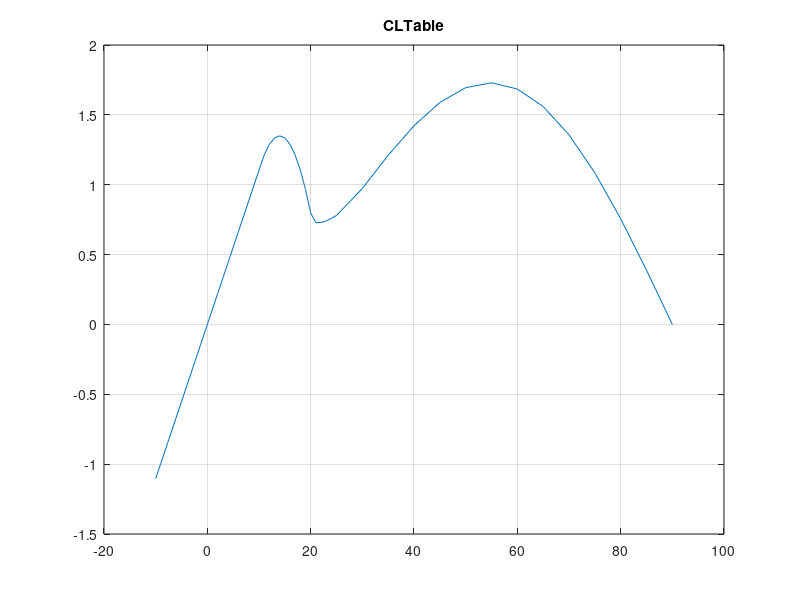
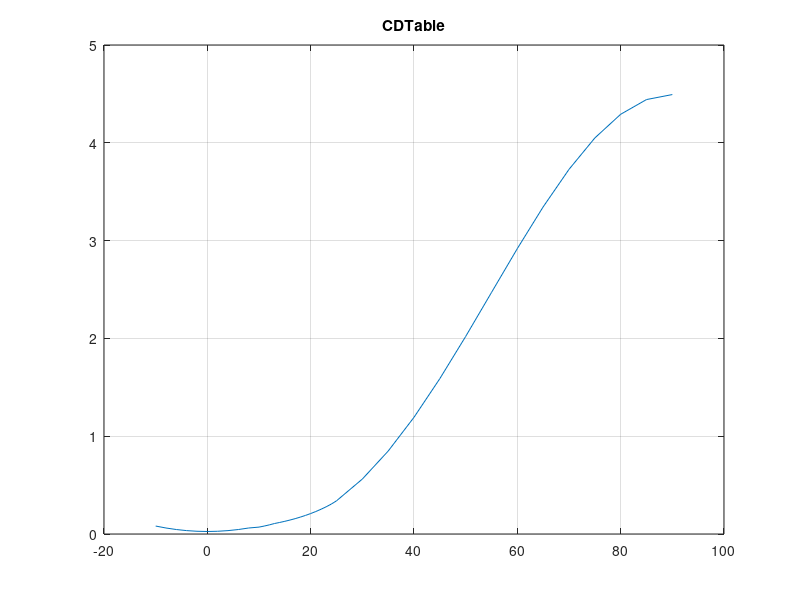
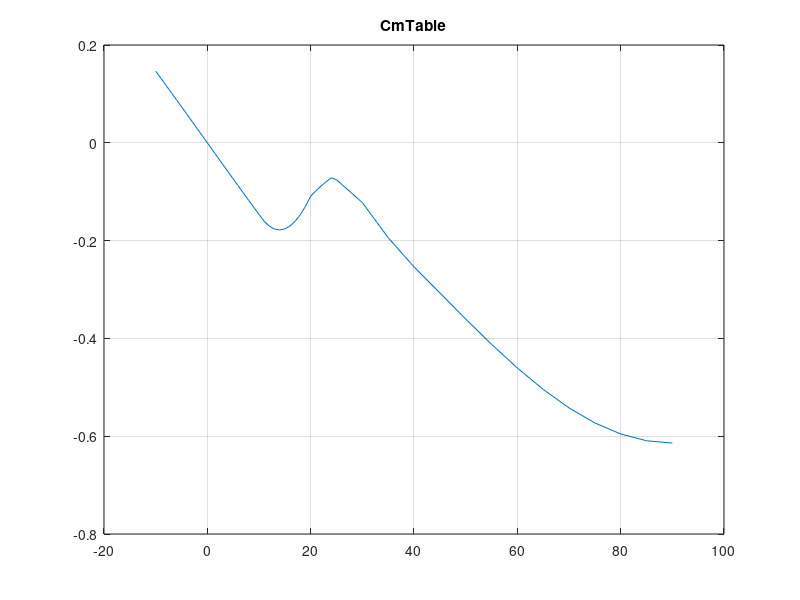
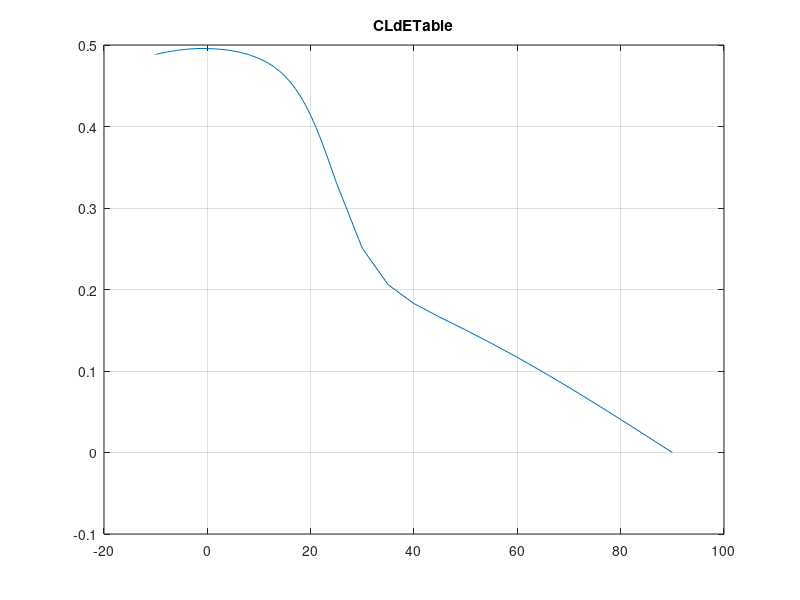

Source code (MATLAB) for these figures, in order:
%   Supporting Calculations for Geometric, Inertial, and Aerodynamic 
%   Properties of BizJet B
%   June 12, 2015
%	Copyright 2006-2015 by ROBERT F. STENGEL.  All rights reserved.

    clear
    disp('==============================================')
    disp('Geometric and Inertial Properties for BizJet B')
    disp('==============================================')
    Date    =   date
    
%   Comparable Bizjet Weight Distribution, lb, based on empty weight less engine weight. 
%   (from Stanford AA241 Notes, Ilan Kroo)   
    WingSys         =   1020;
    TailSys         =   288;
    BodySys         =   930;
    GearSys         =   425;
    NacelleSys      =   241;
    PropSys         =   340;
    ControlSys      =   196;
    InstrSys        =   76;
    HydrPneuSys     =   94;
    ElecSys         =   361;
    AvionSys        =   321;
    FurnEquipSys    =   794;
    ACSys           =   188;
    AntiIceSys      =   101;
    LoadHandSys     =   2;
    EmptyStruc      =   (WingSys+TailSys+BodySys+GearSys+PropSys ...
                        +ControlSys+InstrSys+HydrPneuSys+ElecSys+AvionSys ...
                        +FurnEquipSys+ACSys+AntiIceSys+LoadHandSys);   
                        % Less nacelles and engines
    EngWgt          =   1002;
    EmptyWgt        =   (EmptyStruc+EngWgt);    % Less nacelles
    EmptyStrucWgt   =   EmptyStruc/EmptyWgt;
    
    WingRatio       =   (WingSys+GearSys+HydrPneuSys+AntiIceSys)/EmptyStruc;
    HTRatio         =   0.75*(TailSys)/EmptyStruc;
    VTRatio         =   0.25*(TailSys)/EmptyStruc;
    FusRatio        =   (BodySys+PropSys+ControlSys+InstrSys+ElecSys ...
                        +AvionSys+FurnEquipSys+ACSys+LoadHandSys)/EmptyStruc;
    Total           =   (WingRatio+HTRatio+VTRatio+FusRatio);
    NacelleRatio    =   (NacelleSys)/EngWgt;    
                        % Related to engine weight rather than empty structure 
    
%	BizJet B Geometric Properties
%   x measurements from nose along centerline, negative aft 
%   y & z measurements from centerline, positive right and down

	S		=	19.51			% Reference Area, m^2
 	taperw	=	0.5333			% Wing Taper Ratio
	cBar	=	1.56			% Mean Aerodynamic Chord, m
    sweep   =   11*0.01745329    % Wing L.E. sweep angle, rad
    xcp     =   -5.7473         % Wing center of pressure, m
    GamWing =   3*0.01745329     % Dihedral angle of the wing, rad

%	BizJet B Mass and Inertial Properties
	m		=	3000                    % Total mass for simulation (USER-specified), kg
    mEmpty  =   2522                    % Gross empty mass, kg
    mEng    =   (1+NacelleRatio)*240    % Mass of engines + nacelles, kg
    mStruc  =   mEmpty - mEng           % Empty structural mass (less engines + nacelles), kg
    mWing   =   WingRatio*mStruc        % Wing mass, kg
    mHT     =   HTRatio*mStruc          % Horizontal tail mass, kg
    mVT     =   VTRatio*mStruc          % Vertical tail mass, kg
    mFus    =   FusRatio*mStruc         % Empty fuselage mass, kg
    mPay    =   0.5*(m - mEmpty)        % Payload mass, kg
    mFuel   =   0.5*(m - mEmpty)        % Fuel mass, kg

    xcm     =   xcp - 0.45*cBar % Center of mass from nose (USER-specified), m
    
    lWing   =   xcm - xcp   % Horizontal distance between c.m and wing c.p., m
    zWing   =   -0.557      % Vertical distance between c.m and wing c.p., m
    b		=	13.16       % Wing Span, m
    
    lenFus  =   10.72           % Fuselage length, m
    xcpFus  =   -0.25*lenFus    % Linear-regime fuselage center of pressure, m
    xcpFusN =   -0.5*lenFus     % Newtonian-regime fuselage center of pressure, m
    lFus    =   xcm - xcpFus;   % Linear fuselage lift cp offset,m
    lFusN   =   xcm - xcpFusN;  % Newtonian fuselage lift cp offset, m
    
    dFus    =   1.555              % Fuselage diameter, m
    Sfus    =   (pi/4)*lenFus*dFus % Plan or side area of fuselage, m
    Sbase   =   (pi/4)*dFus^2      % Fuselage cross-sectional area, m^2
    
    bHT     =   5.3;            % Horizontal tail span, m
    cHT     =   1.1;            % Mean horizontal tail chord, m
    swpHT   =   38*0.0174533;   % Horizontal tail sweep, rad
    SHT     =   bHT*cHT         % Horizontal tail area, m^2
    xHT     =   -11.3426;       % Linear xcp of horizontal tail 
    lHT     =   xcm - xHT;      % Horizontal tail length, m
    zHT     =   1.5;            % zcp of horizontal tail, m
    
    xVT     =   -10.044;        % Linear xcp of vertical tail, m
 	lVT		=	xcm - xVT;      % Vertical tail length, m
    bVT     =   2.409;          % Vertical tail span, m
    cVT     =   1.88;           % Mean vertical tail chord, m
    swpVT   =   50*0.0174533;   % Vertical tail sweep, rad
    SVT     =   bVT*cVT;        % Vertical tail area, m^2
    zVT     =   1.5;            % zcp of vertical tail, m
    
    xEng    =   -7.735;         % xcm of engine, m
    lEng    =   xcm - xEng;     % Engine length, m
    yEng    =   1.1325;         % ycm of engine, m
    zEng    =   0.4038;         % zcm of engine, m
    
    xNac        =   -7.7252;            % xcp of engine, m
    lNac        =   xcm - xNac;         % Nacelle length, m
    bNac        =   2.5;                % Nacelle span, m
    cNac        =   1.82;               % Nacellechord, m
    dNac        =   0.73;               % Nacelle diameter, m
    SbaseNac    =   0.25*pi*dNac^2;     % Nacelle base area, m^2
    Snac        =   bNac*cNac;          % Nacelle plan area, m^2
    
    xVent   =   -9.94;          % xcp of ventral fin, m
    lVent   =   xcm - xVent;    % Ventral fin length, m
    zVent   =   0;              % zcp of ventral fin, m
    bVent   =   1;              % Ventral fin span, m
    cVent   =   0.85;           % Ventral fin chord, m
    Svent   =   bVent*cVent;    % Ventral fin area, m^2
    swpVent =   60*0.0174533;   % Ventral sweep angle, rad
    
    Splan   =   S + Sfus + Snac + SHT + Svent   % Plan area of airplane
    Swet    =   2*(Splan + Sfus + SVT)          % Wetted area of airplane

    
    ARwing  =   (b^2) / S           % Wing aspect ratio
    ARHT    =   (bHT^2) / SHT       % Horizontal tail aspect ratio
    ARnac   =   (bNac^2) / Snac     % Engine nacelle aspect ratio
    ARvent  =   (bVent^2)/ Svent    % Ventral fin aspect ratio
    ARVT    =   (bVT^2) / SVT       % Vertical tail aspect ratio

%   Moments and Product of Inertia
    Ixx     =   (1/12)*((mWing+mFuel)*b^2 + mHT*bHT^2 + mVT*bVT^2) + (0.25*(mFus+mPay)*dFus^2 + mEng*yEng^2 + mVT*zVT^2)
    Iyy     =   (1/12)*((mFus+mPay)*lenFus^2 + (mWing+mFuel)*cBar^2 + mVT*cHT^2) + (mEng*lEng^2 + mHT*lHT^2 + mVT*lHT^2)
    Izz     =   (1/12)*((mFus+mPay)*lenFus^2 + (mWing+mFuel)*b^2 + mHT*bHT^2) + (mEng*lEng^2 + mHT*lHT^2 + mVT*lVT^2)
    Ixz     =   mHT*lHT*zHT + mVT*lVT*zVT + mEng*lEng*zEng
    
    dEmax   =   20 * 0.01745329 %   Maximum Elevator Deflection is ?20 deg
	dAmax   =   35 * 0.01745329 %   Maximum Aileron Deflection is ?35 deg
	dRmax   =   35 * 0.01745329 %   Maximum Rudder Deflection is ?35 deg
    
    save('InerGeo.mat','m','xcm','Ixx','Iyy','Izz','Ixz','cBar','b','S', ...
        'Splan','taperw','ARwing','sweep','xcp','lWing','GamWing','lHT','lVT')
    
    disp('===================================')
    disp('Aerodynamic Properties for BizJet B')
    disp('===================================')

%   BizJet B Aero Properties    
    AlphaTable	=	[-10 -8 -6 -4 -2 0 2 4 6 8 10 11 12 13 14 15 16 17 18 19 20 ...
					21 22 23 24 25 30 35 40 45 50 55 60 65 70 75 80 85 90];
    Points      =   length(AlphaTable);
    AlphaRad    =   0.0174533*AlphaTable;
    SinAlpha    =   sin(AlphaRad);
    CosAlpha    =   cos(AlphaRad);
    
    %   Newtonian Coefficients
    CN          =   2*(Splan/S)*SinAlpha.*SinAlpha;
    CN          =   CN.*sign(AlphaRad);
    CDNewt      =   2*(Splan/S)*abs(SinAlpha.*SinAlpha.*SinAlpha);
    CLNewt      =   CN.*CosAlpha;
    cpNewt      =   (S*lWing + Sfus*lFusN + SHT*lHT + Svent*lVent + Snac*lNac)...
                    / (S + Sfus + SHT + Svent + Snac);

%   Longitudinal Aerodynamics
%   =========================
%   Lift
    CLaWing =   pi*ARwing / (1 + sqrt(1 + (0.5*ARwing/cos(sweep))^2));
    deda    =   0; %   T-tail
    CLaHT   =   (1 - deda)*(pi*ARHT / (1 + sqrt(1 + (0.5*ARHT/cos(swpHT))^2)))*SHT / S;
    CLaFus  =   2*Sbase / S;
    CLaNac  =   2*SbaseNac / S;
    CLaVent =   (pi*ARvent / (1 + sqrt(1 + (0.5*ARvent/cos(swpVent))^2)))*Svent / S;
    CLaTot  =   CLaWing + CLaHT + CLaFus + CLaNac + CLaVent;
    %   Assume CL is linear to Alpha = 10 deg = 0.1745 rad
    CL10    =   CLaTot*0.174533;
    %   Assume CL is symmetrically quadratic about CLmax
    CLmax   =   1.35;
    delAlph =   4*0.0174533;    % Stall occurs at 14 deg

    CLstatic        =   zeros(1,39);
    CLstatic(1:11)  =   CLaTot*AlphaRad(1:11);
    kStall          =   (CLmax - CL10)/delAlph^2;
    CLstatic(12:21) =   CLmax - kStall*(AlphaRad(15) - AlphaRad(12:21)).*(AlphaRad(15) - AlphaRad(12:21));
    CLstatic(22)    =   0.73;
    CLstatic(23)    =   0.73;
    CLstatic(24)    =   0.74;
    CLstatic(25)    =   0.76;
    CLstatic(26)    =   0.78;
    CLstatic(27:39) =   CN(27:39).*CosAlpha(27:39);
    figure
    CLTable         =   CLstatic;
    plot(AlphaTable,CLTable),grid, title('CLTable')
    
%   Drag
    Re      =   1.225*100*lenFus / 1.725e-5;    %   Reynolds number at 100 m/s
    Cf      =   0.46*(log10(Re))^(-2.58);       %   Flat plate friction coefficient
    CDf     =   Cf*Swet / S;
    CDbase  =   0.12*Sbase / S;                 %   Base pressure drag
    CDo     =   CDf + CDbase;
    OEF     =   1.78*(1 - 0.045*ARwing^0.68) - 0.64; 
                % Oswald Efficiency factor, Raymer (straight wing)
    CDstatic        =   zeros(1,39);
    CDstatic(1:10)  =   CDo + CLstatic(1:10).*CLstatic(1:10) / (OEF*pi*ARwing);
    CDstatic(11)    =   CDstatic(10)*1.15;
    CDstatic(12)    =   CDstatic(11)*1.15;
    CDstatic(13)    =   CDstatic(12)*1.15;
    CDstatic(14)    =   CDstatic(13)*1.15;
    CDstatic(15)    =   CDstatic(14)*1.1;
    CDstatic(16)    =   CDstatic(15)*1.1;
    CDstatic(17)    =   CDstatic(16)*1.1;
    CDstatic(18)    =   CDstatic(17)*1.1;
    CDstatic(19)    =   CDstatic(18)*1.1;
    CDstatic(20)    =   CDstatic(19)*1.1;
    CDstatic(21)    =   CDstatic(20)*1.1;
    CDstatic(22)    =   CDstatic(21)*1.1;
    CDstatic(23)    =   CDstatic(22)*1.1;
    CDstatic(24)    =   CDstatic(23)*1.1;
    CDstatic(25)    =   CDstatic(24)*1.1;
    CDstatic(26)    =   CDstatic(25)*1.1;
    CDstatic(26:39) =   2*(Splan/S)*abs(SinAlpha(26:39).*SinAlpha(26:39).*SinAlpha(26:39));
    CDNewt          =   2*(Splan/S)*abs(SinAlpha.*SinAlpha.*SinAlpha);
    figure
    CDTable         =   CDstatic;
    plot(AlphaTable,CDTable), grid, title('CDTable')
    CDTable         =   CDstatic;
    
%   Pitching Moment (c.m. @ wing c.p.)
    CmStatic        =   zeros(1,39);
    SM              =   (CLaWing*lWing + CLaFus*lFus + CLaHT*lHT + CLaNac*lNac + CLaVent*lVent) / ...
                        (cBar*(CLaWing + CLaFus + CLaHT + CLaNac + CLaVent));   
                        % Static Margin at Alpha = 0 deg
    CmStatic(1:21)  =   -(CLstatic(1:21).*cos(AlphaRad(1:21)) + CDstatic(1:21).*sin(AlphaRad(1:21)))*SM;
    CmStatic(22)    =   CmStatic(21)*0.9;
    CmStatic(23)    =   CmStatic(22)*0.9;
    CmStatic(24)    =   CmStatic(23)*0.9;
    CmStatic(25)    =   CmStatic(24)*0.9;
    CmStatic(26)    =   0.9*CmStatic(25) - 0.1*CN(26).*sign(AlphaRad(26))*cpNewt/cBar;
    CmStatic(27)    =   0.4*CmStatic(26) - 0.6*CN(27).*sign(AlphaRad(27))*cpNewt/cBar;
    CmStatic(28)    =   0.1*CmStatic(27) - 0.9*CN(28).*sign(AlphaRad(28))*cpNewt/cBar;     
    CN              =   2*(Splan/S)*SinAlpha.*SinAlpha;
    CmStatic(29:39) =   -CN(29:39)*cpNewt/cBar;
    figure
    CmTable         =   CmStatic;
    plot(AlphaTable,CmTable), grid, title('CmTable')

    
%   CmdETable & CLdEo, Elevator Effect
    tauDE           =   0.32;   % Geometric elevator chord/horizontal tail chord
    tauCO           =   0.68;   % Elevator Carryover effect
    Sigmoid         =   [];
    Sigmoid(1:5)    =   tauCO;
    Sigmoid(6:39)   =   tauDE + (tauCO - tauDE) ./ (1 + exp(-15.*(AlphaRad(26) - AlphaRad(6:39))));    
    CmdETable       =   zeros(1,39);
    CLdEo           =   tauCO*CLaHT;                % CLdE at Alpha = 0
    CmdEo           =   -tauCO*(lHT/cBar)*CLaHT;    % CmdE at Alpha = 0
    CmdETable(1:39) =   (CmdEo*Sigmoid).*cos(AlphaRad(1:39));
                                       % Elevator effect on moment, per rad
    CLdETable(1:39) =   (CLdEo*Sigmoid).*cos(AlphaRad(1:39));
                                       % Elevator effect on lift, per rad
    figure
    plot(AlphaTable,CLdETable), grid, title('CLdETable')
    figure
    plot(AlphaTable,CmdETable), grid, title('CmdETable')
    
%   Longitudinal Rotary & Unsteady Derivatives
    CLqHat      =   2*CLaHT*lHT/cBar;
    CmqHat      =   -CLqHat*lHT/cBar;

%   Lateral-Directional Aerodynamics
%   ================================
%   CYBetaTable, Side Force Sensitivity to Sideslip Angle
    EndPlate    =   1.1;    % End-plate effect of T-tail
    CYBetaVT    =   -EndPlate*(pi*ARVT / (1 + sqrt(1 + (0.5*ARVT/cos(swpVT))^2)))*SVT / S;
    CYBetaFus   =   -2*Sbase / S;
    CDoWing     =   0.005;
    CYBetaWing  =   -CDoWing - (GamWing^2)*pi*ARwing / (1 + sqrt(1 + ARwing^2));
    CYBetaVent  =   -0.4*CLaVent;
    CYBetao     =   CYBetaVT + CYBetaFus + CYBetaWing + CYBetaVent;
    CYBetaTable =   CYBetao*cos(AlphaRad);
    figure
    plot(AlphaTable, CYBetaTable), grid, title('CYBetaTable')
    
%   ClBetaTable, Roll Moment Sensitivity to Sideslip Angle
    ClBetaWing  =   -((1 + 2*taperw)/(6*(1 + taperw)))*(GamWing*CLaWing + (CLTable.*tan(sweep)));
    ClBetaWF    =   1.2*sqrt(ARwing)*(2*zWing*dFus/b^2);
    ClBetaVT    =   -zVT*CYBetaVT/b;
    ClBetao     =   (ClBetaWing + ClBetaWF + ClBetaVT);
    ClBetaTable =   ClBetao.*cos(AlphaRad);
    figure
    plot(AlphaTable, ClBetaTable), grid, title('ClBetaTable')

%   CnBetaTable, Yaw Moment Sensitivity to Sideslip Angle
    CnBetaWing  =   0.075*CLTable*GamWing;
    CnBetaFus   =   CLaFus*lFusN / b;
    CnBetaVT    =   -CYBetaVT*lVT / b;
    CnBetaVent  =   -CYBetaVent*lVent / b;
    CnBetaTable =   (CnBetaWing + CnBetaFus + CnBetaVT).*cos(AlphaRad);
    figure
    plot(AlphaTable, CnBetaTable), grid, title('CnBetaTable')
    
%   CldATable, Roll Moment Sensitivity to Aileron Deflection
    tauDA       =   0.25;
    kDA         =   0.38;
    CldAo       =   tauDA*(CLaWing/(1 + taperw))*((1 - kDA^2)/3 - (1 - kDA^3)*(1 - taperw)/3);
    CldATable   =   CldAo*cos(AlphaRad);
    figure
    plot(AlphaTable, CldATable), grid, title('CldATable')
    
    CYdAo       =   0;  %   Side force due to aileron, rad

%   CndATable, Yaw Moment Sensitivity to Aileron Deflection
%   Cessna 510 has an Aileron-Rudder Interconnect; assume CndA = 0
    CndATable   =   zeros(1,39);
    figure
    plot(AlphaTable, CndATable), grid, title('CndATable')
   
%   CldRTable, Roll Moment Sensitivity to Rudder Deflection
    tauDR       =   0.5;    % Geometric Rudder chord/horizontal tail chord
    tauCOR      =   0.8;    % Rudder Carryover effect
    CldRo       =   tauCOR*zVT*CYBetaVT / b;
    CldRTable   =   CldRo*cos(AlphaRad);
    figure
    plot(AlphaTable,CldRTable), grid, title('CldRTable')

%   CndRTable, Yaw Moment Sensitivity to Rudder Deflection
    CndRo       =   -tauCOR*CnBetaVT;
    CndRTable   =   CndRo*cos(AlphaRad);
    figure
    plot(AlphaTable, CndRTable), grid, title('CndRTable')
    
%   Lateral-Directional Rotary & Unsteady Derivatives
    CYrHat      =   -2*CYBetaVT*lVT/b;
    ClpHato     =   -(CLaWing + CLaHT*(SHT/S) - CYBetaVT*(SVT/S))* ...
                    ((1 + 3*taperw)/(1 + taperw))/12;
    ClpHatTable =   ClpHato*cos(AlphaRad);
    figure
    plot(AlphaTable, ClpHatTable), grid, title('ClpHat')
    ClrHato     =   -(CLaWing + CLaHT*(SHT/S) - CYBetaVT*(SVT/S))* ...
                    (1 + 3 * taperw)/(12 * (1 + taperw));    
    ClrHatTable =   ClrHato*cos(AlphaRad);    
    figure
    plot(AlphaTable, ClrHatTable), grid, title('ClrHatTable')
    CnpHatTable =   (- CLTable*((1 + 3*taperw)/(1 + taperw))/12) .* cos(AlphaRad);
    figure
    plot(AlphaTable, CnpHatTable), grid, title('CnpHatTable')
    CnrHatVT    =   -2*CnBetaVT*(lVT/b);
    CnrHatWing  =   -0.103*CLTable.*CLTable - 0.4*CDoWing; %   (from Seckel)
    CnrHato     =   CnrHatVT + CnrHatWing;
    CnrHatTable =   CnrHato .* cos(AlphaRad);
    figure
    plot(AlphaTable, CnrHatTable), grid, title('CnrHatTable')
     
    save('DataTable.mat','AlphaTable','CLTable','CDTable','CmTable','CmdETable',...
        'CYBetaTable','ClBetaTable','CnBetaTable','CldATable','CndATable','CldRTable','CndRTable')
    save('RotCont.mat','CLdEo','CYdAo','CLdETable','CLqHat','CmqHat','CYrHat','ClpHatTable', ...
        'ClrHatTable','CnpHatTable','CnrHatTable')
                                        